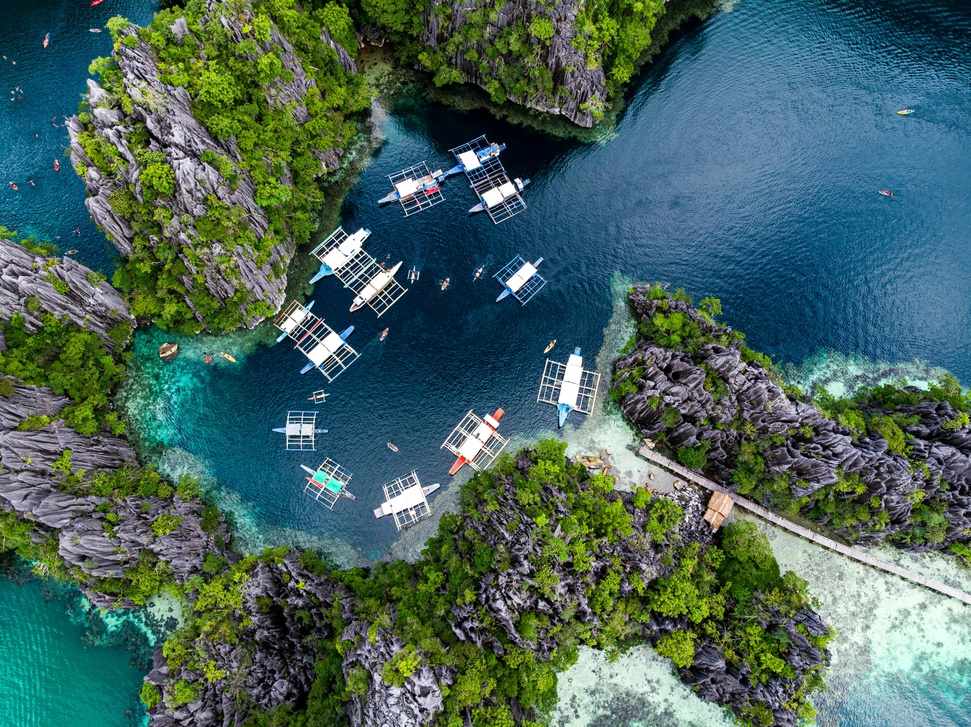
#> input picture Photos/pexels-ferdie-drone-297619-13874296.jpg, 971 x 727 px, shrunk from 4048 x 3032 before the run, found by its file name
$ python edge.py
#> lines starting #> are read from the running program, lines starting #| are printed output that depends on the picture; after the words box and inside, x2 and y2 are one past the last pixel; in counts of white or black regions, pixels touching at a corner belong together
import cv2 as cv
import numpy as np
img=cv.imread('/Users/Development/OpenCV/Photos/pexels-ferdie-drone-297619-13874296.jpg')
#> img is the input picture: shape (727, 971, 3); mean B, G, R 93, 100.7, 71.4
cv.imshow('image',img)
# Here we will learn about two different type of thresholding 1.Simple 2.Adaptive

gray=cv.cvtColor(img,cv.COLOR_BGR2GRAY)
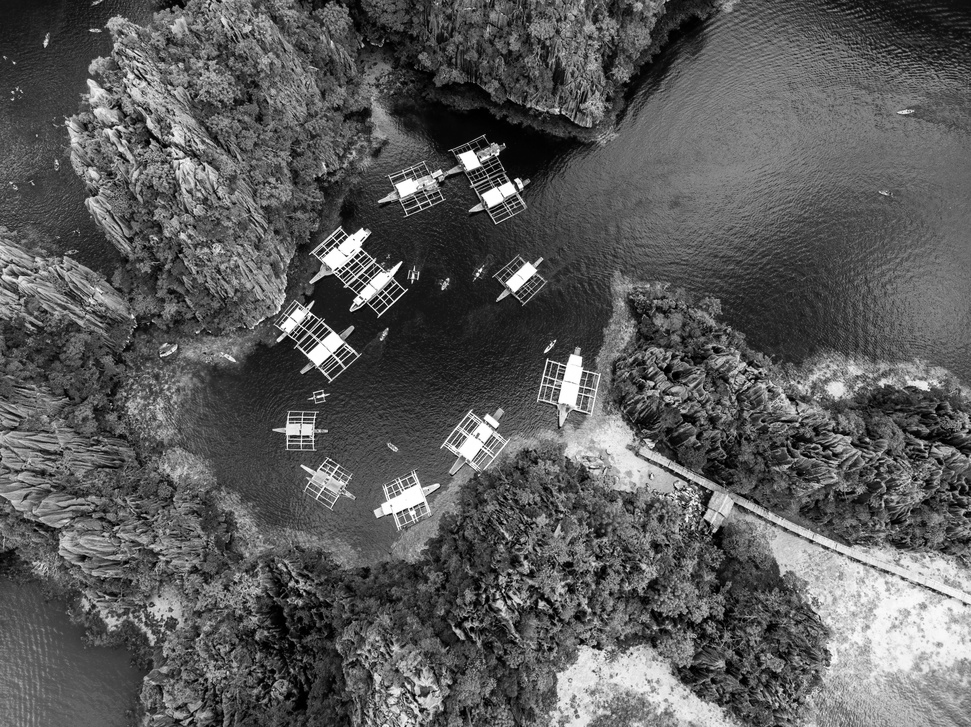
#> gray: shape (727, 971); min 0, max 255, mean 91
cv.imshow('Gray',gray)

#Edge detection
#Laplacian
lap=cv.Laplacian(gray,cv.CV_64F)
lap=np.uint8(np.absolute(lap))
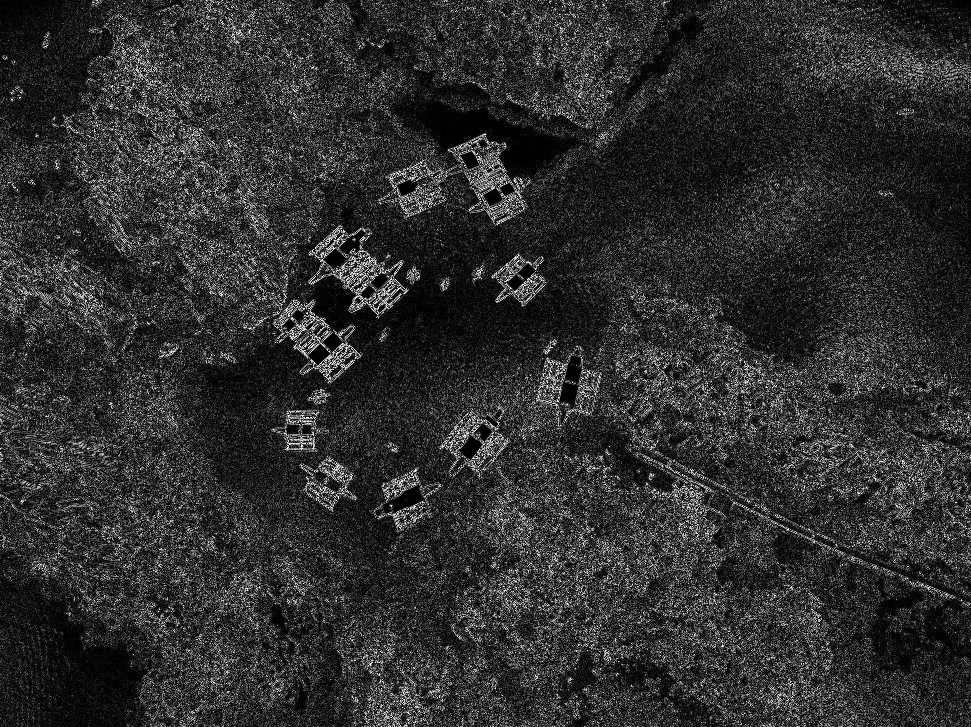
#> lap: shape (727, 971); min 0, max 255, mean 46.6
cv.imshow('Laplacian',lap)
cv.waitKey(0)

#Sobel
sobelx=cv.Sobel(gray,cv.CV_64F,1,0)
sobely=cv.Sobel(gray,cv.CV_64F,0,1)
combined_sobel=cv.bitwise_or(sobelx,sobely)
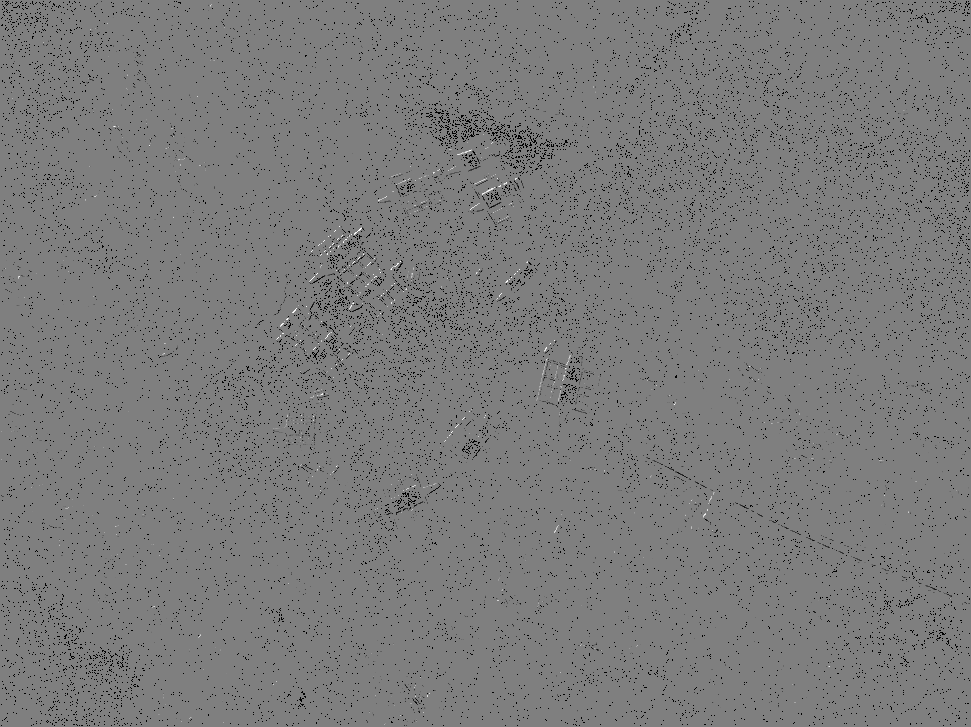
#> combined_sobel: shape (727, 971) float64; 2.69% of the values are NaN or infinite; the others: min -130944, max 130944, mean -335.6; drawn with min black, max white, NaN and infinite black
cv.imshow('Sobel X',sobelx)
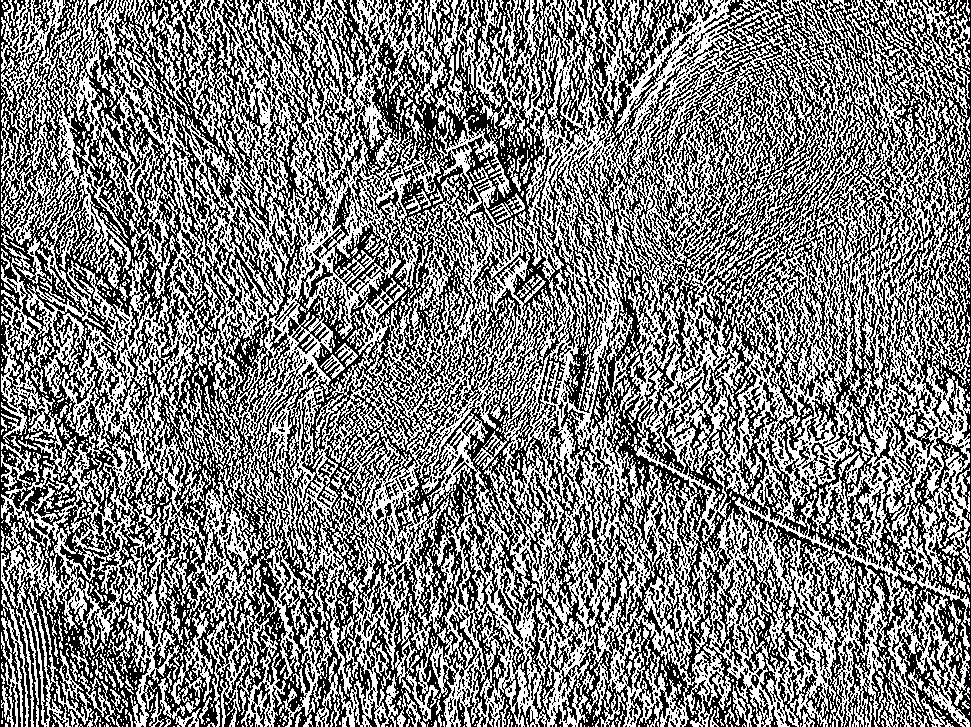
#> window 'Sobel X': shape (727, 971); 49.3% white in thin lines or dots
cv.imshow('Sobel Y',sobely)
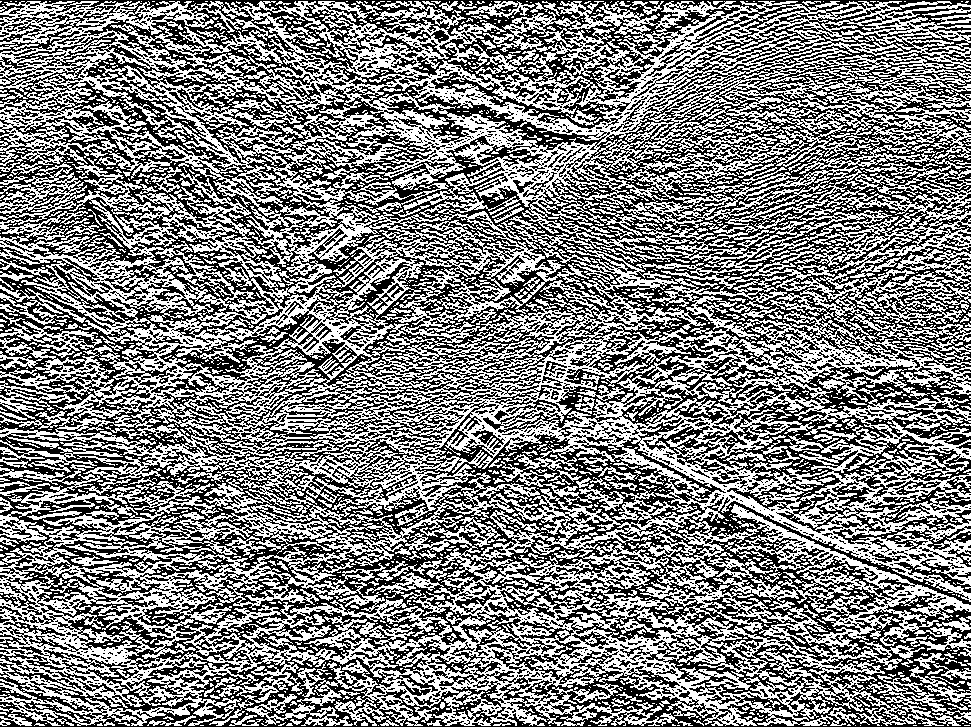
#> window 'Sobel Y': shape (727, 971); 50% white in thin lines or dots
cv.imshow('Combined Sobel',combined_sobel)
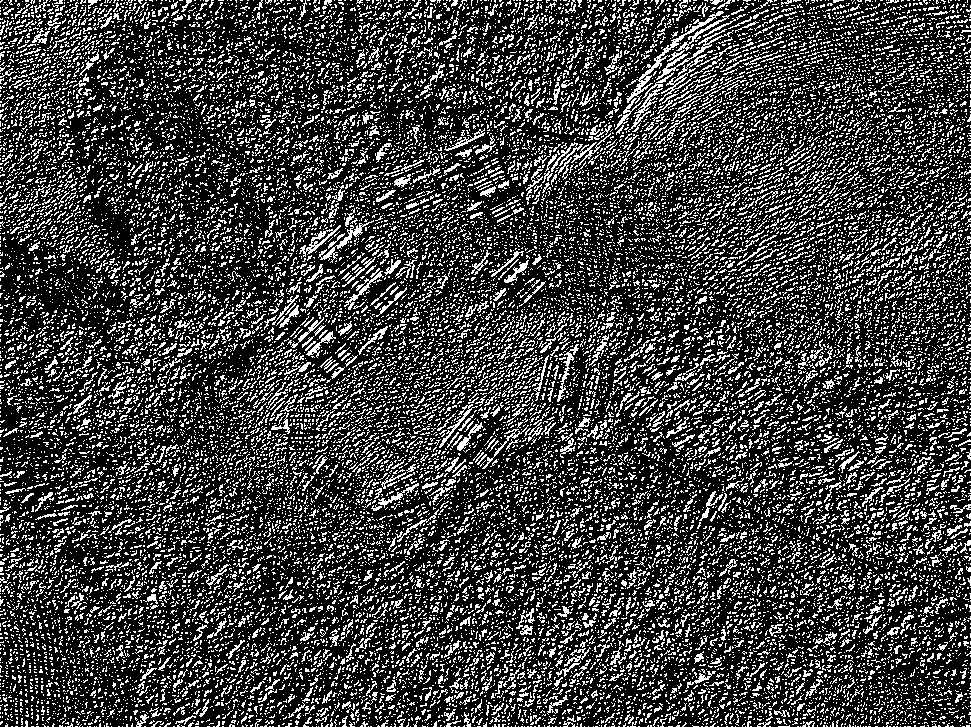
#> window 'Combined Sobel': shape (727, 971); 24.5% white in thin lines or dots
cv.waitKey(0)

#we have learned about canny edge detection previously

$ run again, with Photos/pexels-dana-tentis-118658-691114.jpg copied over Photos/pexels-ferdie-drone-297619-13874296.jpg
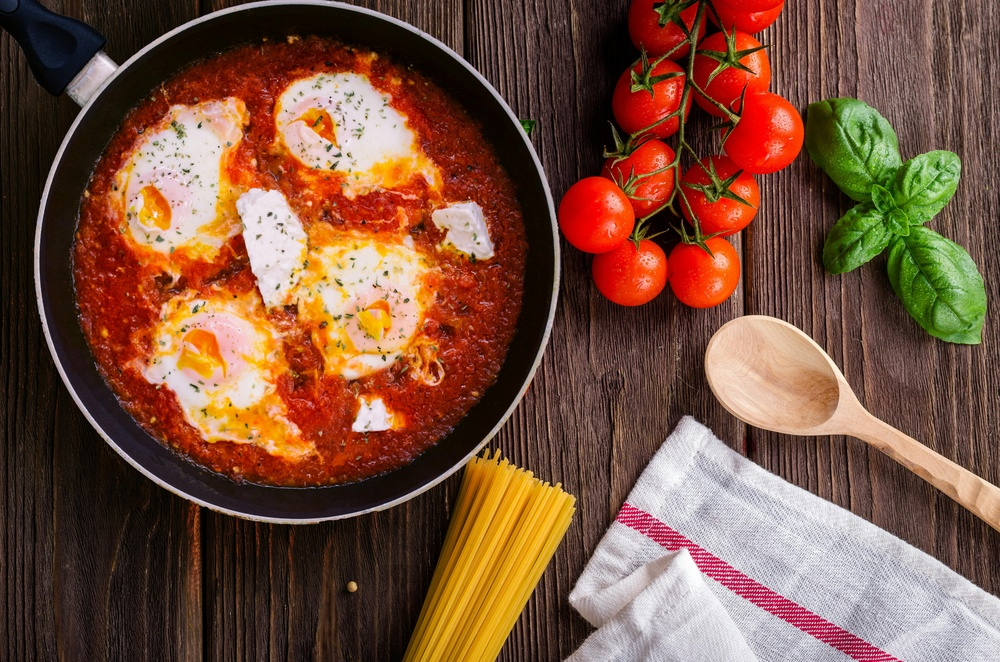
#> input picture Photos/pexels-dana-tentis-118658-691114.jpg, 1000 x 662 px, shrunk from 5685 x 3765 before the run, found by its file name
#> img is the input picture: shape (662, 1000, 3); mean B, G, R 62.2, 82.5, 122.2
#> `cv.imshow('Sobel X',sobelx)`:
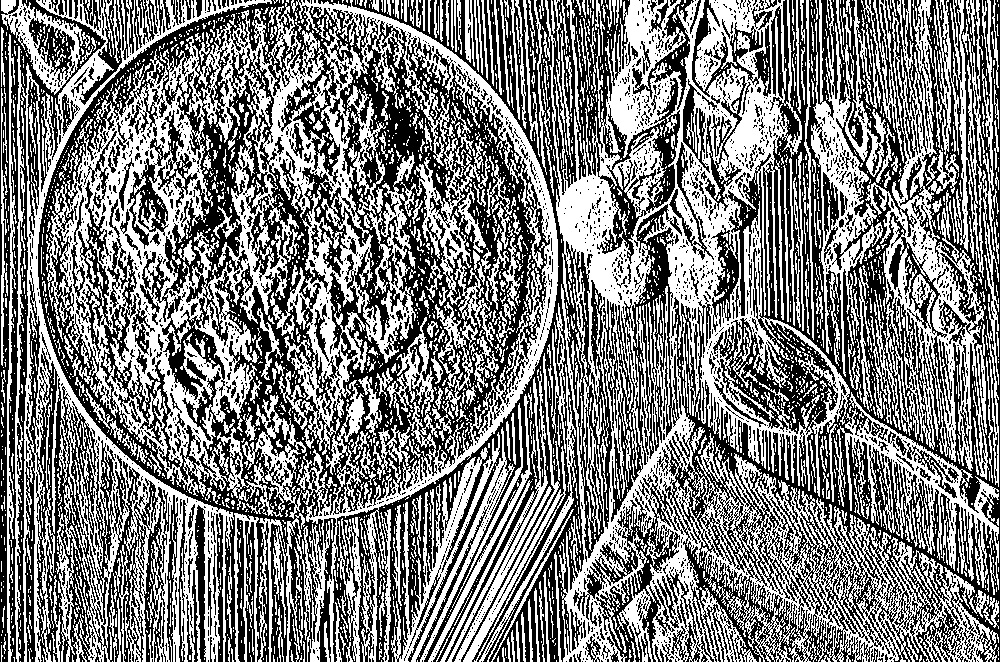
#> window 'Sobel X': shape (662, 1000); 49.4% white; 3253 white regions (2691 under 20 px), largest, box (x1, y1, x2, y2) and area: (543, 0, 999, 662) 87235, (46, 0, 559, 662) 69482, (15, 0, 272, 662) 29164
#> `cv.imshow('Combined Sobel',combined_sobel)`:
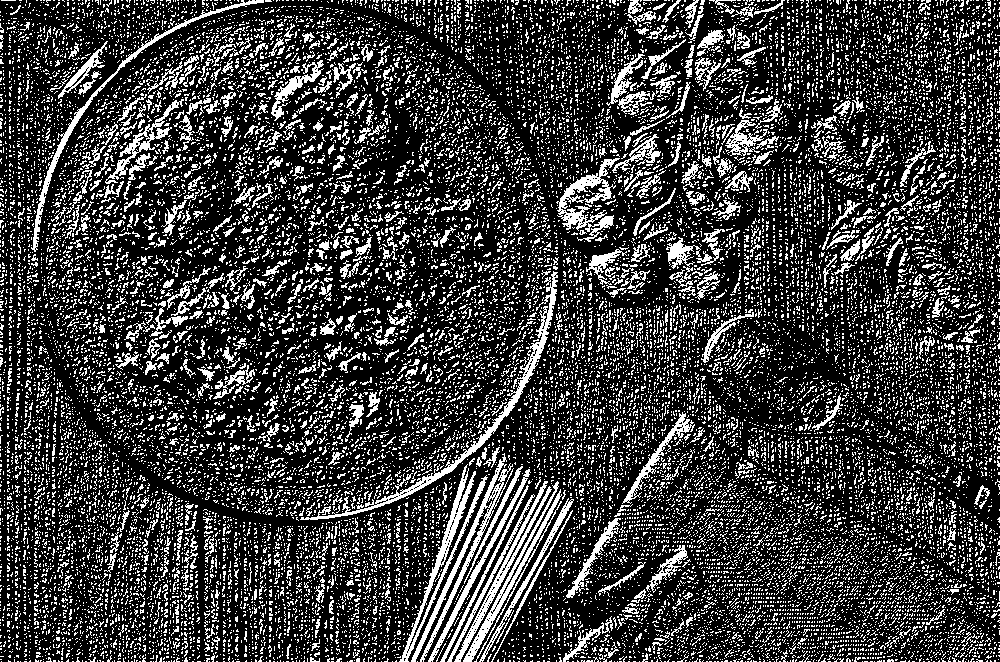
#> window 'Combined Sobel': shape (662, 1000); 23.4% white in thin lines or dots
